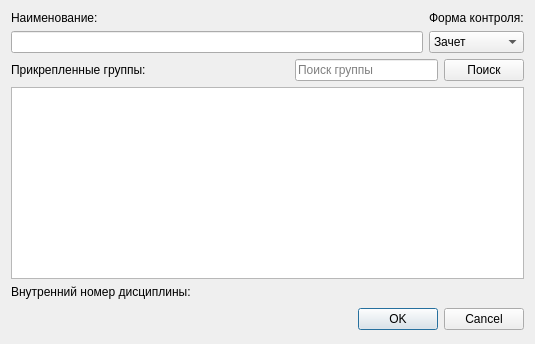
<?xml version="1.0" encoding="UTF-8"?>
<ui version="4.0">
 <class>EditDisciplineDialog</class>
 <widget class="QDialog" name="EditDisciplineDialog">
  <property name="geometry">
   <rect>
    <x>0</x>
    <y>0</y>
    <width>535</width>
    <height>344</height>
   </rect>
  </property>
  <property name="windowTitle">
   <string>Dialog</string>
  </property>
  <property name="windowIcon">
   <iconset resource="resources.qrc">
    <normaloff>:/icons/Dekanat.svg</normaloff>:/icons/Dekanat.svg</iconset>
  </property>
  <layout class="QGridLayout" name="gridLayout">
   <item row="0" column="0">
    <layout class="QHBoxLayout" name="horizontalLayout">
     <item>
      <layout class="QVBoxLayout" name="verticalLayout">
       <item>
        <widget class="QLabel" name="label">
         <property name="text">
          <string>Наименование:</string>
         </property>
        </widget>
       </item>
       <item>
        <widget class="QLineEdit" name="lineName"/>
       </item>
      </layout>
     </item>
     <item>
      <layout class="QVBoxLayout" name="verticalLayout_2">
       <item>
        <widget class="QLabel" name="label_2">
         <property name="text">
          <string>Форма контроля:</string>
         </property>
        </widget>
       </item>
       <item>
        <widget class="QComboBox" name="Form">
         <item>
          <property name="text">
           <string>Зачет</string>
          </property>
         </item>
         <item>
          <property name="text">
           <string>Экзамен</string>
          </property>
         </item>
        </widget>
       </item>
      </layout>
     </item>
    </layout>
   </item>
   <item row="1" column="0">
    <layout class="QHBoxLayout" name="horizontalLayout_2">
     <item>
      <widget class="QLabel" name="label_3">
       <property name="text">
        <string>Прикрепленные группы:</string>
       </property>
      </widget>
     </item>
     <item>
      <spacer name="horizontalSpacer">
       <property name="orientation">
        <enum>Qt::Horizontal</enum>
       </property>
       <property name="sizeHint" stdset="0">
        <size>
         <width>40</width>
         <height>20</height>
        </size>
       </property>
      </spacer>
     </item>
     <item>
      <widget class="QLineEdit" name="lineFind">
       <property name="placeholderText">
        <string>Поиск группы</string>
       </property>
      </widget>
     </item>
     <item>
      <widget class="QPushButton" name="pushButton">
       <property name="text">
        <string>Поиск</string>
       </property>
      </widget>
     </item>
    </layout>
   </item>
   <item row="2" column="0">
    <widget class="QTableView" name="MyGroups">
     <property name="editTriggers">
      <set>QAbstractItemView::NoEditTriggers</set>
     </property>
     <property name="selectionMode">
      <enum>QAbstractItemView::SingleSelection</enum>
     </property>
     <attribute name="horizontalHeaderStretchLastSection">
      <bool>true</bool>
     </attribute>
     <attribute name="verticalHeaderVisible">
      <bool>false</bool>
     </attribute>
     <attribute name="verticalHeaderStretchLastSection">
      <bool>false</bool>
     </attribute>
    </widget>
   </item>
   <item row="3" column="0">
    <widget class="QLabel" name="labelID">
     <property name="text">
      <string>Внутренний номер дисциплины: </string>
     </property>
    </widget>
   </item>
   <item row="4" column="0">
    <widget class="QDialogButtonBox" name="buttonBox">
     <property name="minimumSize">
      <size>
       <width>256</width>
       <height>28</height>
      </size>
     </property>
     <property name="orientation">
      <enum>Qt::Horizontal</enum>
     </property>
     <property name="standardButtons">
      <set>QDialogButtonBox::Cancel|QDialogButtonBox::Ok</set>
     </property>
    </widget>
   </item>
  </layout>
 </widget>
 <resources>
  <include location="resources.qrc"/>
 </resources>
 <connections>
  <connection>
   <sender>buttonBox</sender>
   <signal>accepted()</signal>
   <receiver>EditDisciplineDialog</receiver>
   <slot>accept()</slot>
   <hints>
    <hint type="sourcelabel">
     <x>248</x>
     <y>254</y>
    </hint>
    <hint type="destinationlabel">
     <x>157</x>
     <y>274</y>
    </hint>
   </hints>
  </connection>
  <connection>
   <sender>buttonBox</sender>
   <signal>rejected()</signal>
   <receiver>EditDisciplineDialog</receiver>
   <slot>reject()</slot>
   <hints>
    <hint type="sourcelabel">
     <x>316</x>
     <y>260</y>
    </hint>
    <hint type="destinationlabel">
     <x>286</x>
     <y>274</y>
    </hint>
   </hints>
  </connection>
  <connection>
   <sender>pushButton</sender>
   <signal>clicked()</signal>
   <receiver>EditDisciplineDialog</receiver>
   <slot>find()</slot>
   <hints>
    <hint type="sourcelabel">
     <x>480</x>
     <y>83</y>
    </hint>
    <hint type="destinationlabel">
     <x>267</x>
     <y>171</y>
    </hint>
   </hints>
  </connection>
 </connections>
 <slots>
  <slot>find()</slot>
 </slots>
</ui>
